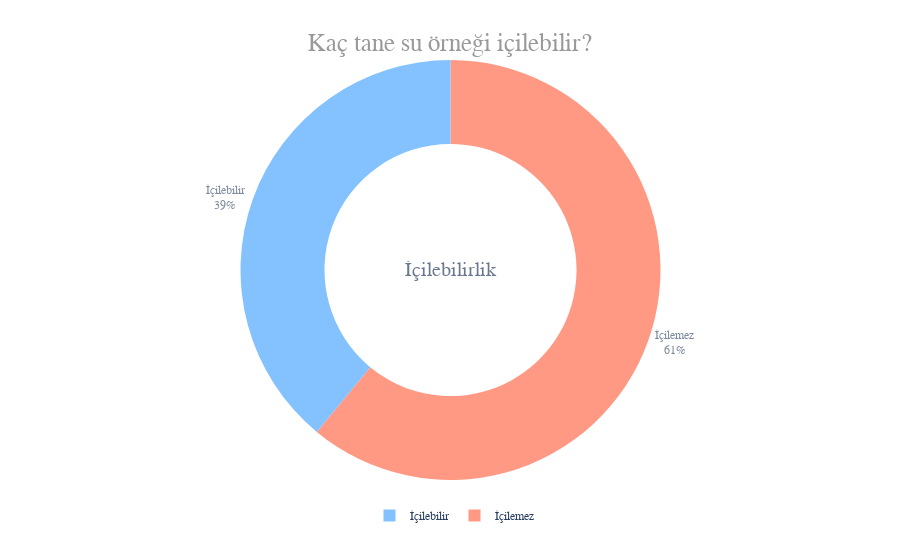

Here is the notebook cell this chart was saved with:
### Markdown cell above
Elimdeki Data Setindeki Kaç tane su örneği içilebilir?
Bunu öğrenmek için bir pasta grafiği oluşturmak istedim.

### Code cell
d= pd.DataFrame(df['İçilebilirlik'].value_counts()).reset_index()
d['İçilebilirlik'] = d['İçilebilirlik'].astype(str)
d['İçilebilirlik'] = d['İçilebilirlik'].map({'0': 'İçilemez', '1': 'İçilebilir'})

fig = px.pie(d, values='count', names='İçilebilirlik', hole=0.6, opacity=0.6,
             color_discrete_sequence=['#FF5733', '#3399FF'],
             labels={'İçilebilirlik':'İçilebilirlik', 'count':'Örnek Sayısı'})

fig.add_annotation(text='İçilebilirlik',
                   x=0.5, y=0.5, showarrow=False, font_size=20, opacity=0.7, font_family='poppins')

fig.update_layout(
    font_family='poppins',
    title=dict(text='Kaç tane su örneği içilebilir?', x=0.5, y=0.94,
               font=dict(color=colors_gray[2], size=25)),
    legend=dict(x=0.37, y=-0.05, orientation='h', traceorder='reversed'))

fig.update_traces(textposition='outside', textinfo='percent+label')

fig.show()

### Figure 1 — Plotly figure (JSON) as saved in the notebook; plotly's stock layout.template omitted (floating-point values rounded to 4 significant figures)
{"data": [{"domain": {"x": [0, 1], "y": [0, 1]}, "hole": 0.6, "hovertemplate": "İçilebilirlik=%{label}<br>Örnek Sayısı=%{value}<extra></extra>", "labels": ["İçilemez", "İçilebilir"], "legendgroup": "", "name": "", "opacity": 0.6, "showlegend": true, "textinfo": "percent+label", "textposition": "outside", "type": "pie", "values": [1998, 1278]}], "layout": {"annotations": [{"font": {"family": "poppins", "size": 20}, "opacity": 0.7, "showarrow": false, "text": "İçilebilirlik", "x": 0.5, "y": 0.5}], "font": {"family": "poppins"}, "legend": {"orientation": "h", "tracegroupgap": 0, "traceorder": "reversed", "x": 0.37, "y": -0.05}, "margin": {"t": 60}, "piecolorway": ["#FF5733", "#3399FF"], "title": {"font": {"color": "#999999", "size": 25}, "text": "Kaç tane su örneği içilebilir?", "x": 0.5, "y": 0.94}}}
